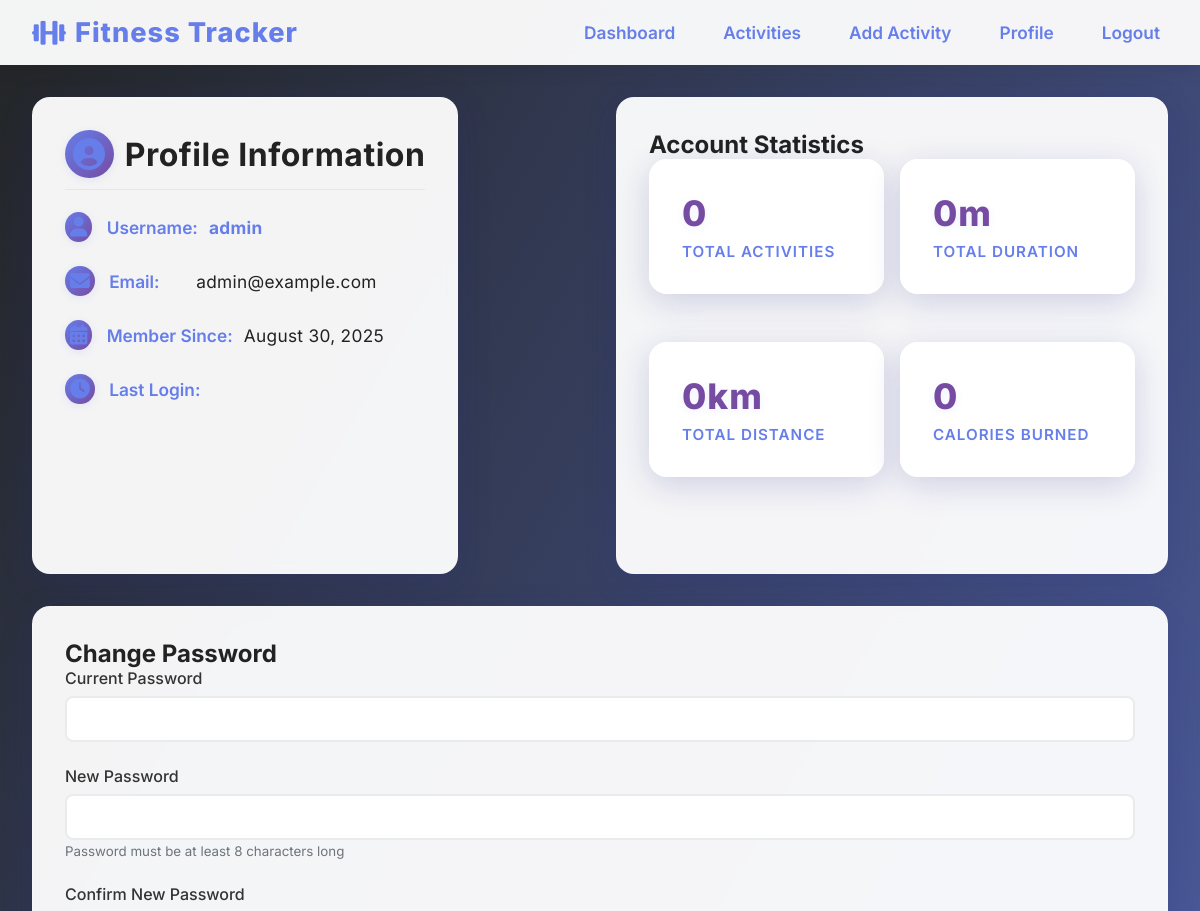
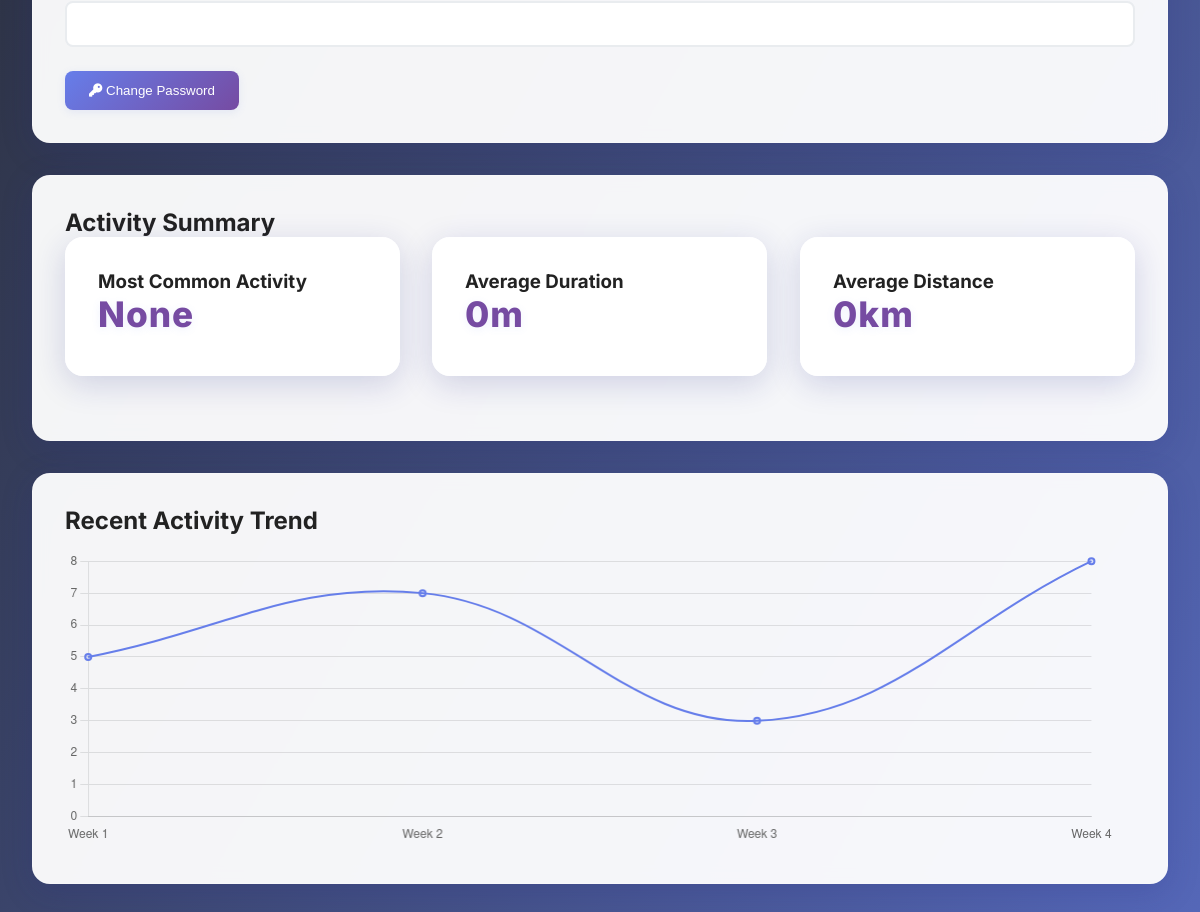
The app's page /profile/ (signed in) with its own data (2 pictures, top to bottom).
### activities/models.py (models this page shows, shortened)
class User(AbstractUser):
    email = models.EmailField(unique=True)
    USERNAME_FIELD = 'username'
    REQUIRED_FIELDS = ['email']

### activities/views_web.py (the view)
@login_required
def profile_view(request):
    try:
        activities = Activity.objects.filter(user=request.user).order_by('-date')
        total_activities = activities.count()
        total_duration = activities.aggregate(Sum('duration'))['duration__sum'] or 0
        total_distance = activities.aggregate(Sum('distance'))['distance__sum'] or 0
        total_calories = activities.aggregate(Sum('calories_burned'))['calories_burned__sum'] or 0
        avg_duration = activities.aggregate(Avg('duration'))['duration__avg'] or 0
        activity_distribution = activities.values('activity_type').annotate(
            count=Count('id')
        ).order_by('-count')
        monthly_data = []
        for i in range(6):
            try:
                month_start = timezone.now().replace(day=1, hour=0, minute=0, second=0, microsecond=0) - timedelta(days=30*i)
                month_end = month_start.replace(day=28) + timedelta(days=4)
                month_end = month_end.replace(day=1) - timedelta(days=1)
                month_activities = activities.filter(date__range=[month_start, month_end])
                month_duration = month_activities.aggregate(Sum('duration'))['duration__sum'] or 0
                monthly_data.append({
                    'month': month_start.strftime('%B %Y'),
                    'duration': month_duration
                })
            except Exception:
                continue
        monthly_data.reverse()
        context = {
            'user': request.user,
            'total_activities': total_activities,
            'total_duration': total_duration,
            'total_distance': total_distance,
            'total_calories': total_calories,
            'avg_duration': round(avg_duration, 1) if avg_duration else 0,
            'activity_distribution': activity_distribution,
            'monthly_data': monthly_data,
        }
    except Exception as e:
        messages.error(request, 'Error loading profile data. Please try again.')
        context = {
            'user': request.user,
            'total_activities': 0,
            'total_duration': 0,
            'total_distance': 0,
            'total_calories': 0,
            'avg_duration': 0,
            'activity_distribution': [],
            'monthly_data': [],
        }
    return render(request, 'profile.html', context)

### templates/profile.html (shortened to what this page needs)
{% extends 'base.html' %}
{% load static %}
{% block content %}
<div class="grid grid-2">
        <div class="card profile-card beautiful-profile bro-glass-card" id="profileCard">
            <h2 class="profile-title bro-animate-title"><i class="fas fa-user-circle bro-icon-accent"></i> Profile Information</h2>
            <div class="profile-info-list">
                <div class="profile-info-item bro-animate-item" style="animation-delay:0.2s;">
                    <span class="profile-label"><i class="fas fa-user bro-icon-accent"></i> Username:</span>
                    <span class="profile-value accent">{{ user.username }}</span>
                </div>
                <div class="profile-info-item bro-animate-item" style="animation-delay:0.4s;">
                    <span class="profile-label"><i class="fas fa-envelope bro-icon-accent"></i> Email:</span>
                    <span class="profile-value">{{ user.email }}</span>
                </div>
                <div class="profile-info-item bro-animate-item" style="animation-delay:0.6s;">
                    <span class="profile-label"><i class="fas fa-calendar-alt bro-icon-accent"></i> Member Since:</span>
                    <span class="profile-value">{{ user.date_joined|date:'F d, Y' }}</span>
                </div>
                <div class="profile-info-item bro-animate-item" style="animation-delay:0.8s;">
                    <span class="profile-label"><i class="fas fa-clock bro-icon-accent"></i> Last Login:</span>
                </div>
            </div>
        </div>
    <div class="card">
        <h2>Account Statistics</h2>
        <div class="stats-grid">
            <div class="stat-card">
                <div class="stat-number">{{ total_activities }}</div>
                <div class="stat-label">Total Activities</div>
            </div>
            <div class="stat-card">
                <div class="stat-number">{{ total_duration }}m</div>
                <div class="stat-label">Total Duration</div>
            </div>
            <div class="stat-card">
                <div class="stat-number">{{ total_distance }}km</div>
                <div class="stat-label">Total Distance</div>
            </div>
            <div class="stat-card">
                <div class="stat-number">{{ total_calories }}</div>
                <div class="stat-label">Calories Burned</div>
            </div>
        </div>
    </div>
</div>
<div class="card">
    <h2>Change Password</h2>
    <form id="changePasswordForm" method="post">
        <div class="form-group">
            <label for="current_password" class="form-label">Current Password</label>
            <input type="password" id="current_password" name="current_password" class="form-input" required>
        </div>
        <div class="form-group">
            <label for="new_password" class="form-label">New Password</label>
            <input type="password" id="new_password" name="new_password" class="form-input" required>
            <small class="text-muted">Password must be at least 8 characters long</small>
        </div>
        <div class="form-group">
            <label for="confirm_password" class="form-label">Confirm New Password</label>
            <input type="password" id="confirm_password" name="confirm_password" class="form-input" required>
        </div>
        <button type="submit" class="btn btn-primary">
            <i class="fas fa-key"></i> Change Password
        </button>
    </form>
</div>
<div class="card">
    <h2>Activity Summary</h2>
    <div class="grid grid-3">
        <div class="stat-card">
            <h3>Most Common Activity</h3>
            <div class="stat-number">{{ most_common_activity|default:"None" }}</div>
        </div>
        <div class="stat-card">
            <h3>Average Duration</h3>
            <div class="stat-number">{{ avg_duration|default:"0" }}m</div>
        </div>
        <div class="stat-card">
            <h3>Average Distance</h3>
            <div class="stat-number">{{ avg_distance|default:"0" }}km</div>
        </div>
    </div>
</div>
<div class="card">
    <h2>Recent Activity Trend</h2>
    <div style="height: 300px; margin-top: 1rem;">
        <canvas id="activityTrendChart"></canvas>
    </div>
</div>
{% endblock %}
{% block extra_js %}
<script>
// Change password form validation
document.getElementById('changePasswordForm').addEventListener('submit', function(e) {
    e.preventDefault();
    const newPassword = document.getElementById('new_password').value;
    const confirmPassword = document.getElementById('confirm_password').value;
    if (newPassword !== confirmPassword) {
        showAlert('New passwords do not match!', 'error');
        return;
    }
    if (newPassword.length < 8) {
        showAlert('Password must be at least 8 characters long!', 'error');
        return;
    }
    const submitBtn = this.querySelector('button[type="submit"]');
    const originalText = showLoading(submitBtn);
    // Submit form
    this.submit();
});
// Real-time password confirmation validation
document.getElementById('confirm_password').addEventListener('input', function() {
    const newPassword = document.getElementById('new_password').value;
    const confirmPassword = this.value;
    if (confirmPassword && newPassword !== confirmPassword) {
        this.style.borderColor = '#dc3545';
    } else {
        this.style.borderColor = '#e9ecef';
    }
});
// Activity trend chart
function createActivityTrendChart() {
    const ctx = document.getElementById('activityTrendChart').getContext('2d');
    // Sample data - replace with real data from API
    const trendData = {
        labels: ['Week 1', 'Week 2', 'Week 3', 'Week 4'],
        datasets: [{
            label: 'Activities per Week',
            data: [5, 7, 3, 8],
            backgroundColor: 'rgba(102, 126, 234, 0.2)',
            borderColor: 'rgba(102, 126, 234, 1)',
            borderWidth: 2,
            tension: 0.4
        }]
    };
    new Chart(ctx, {
        type: 'line',
        data: trendData,
        options: {
            responsive: true,
            maintainAspectRatio: false,
            plugins: {
                legend: {
                    display: false
                }
            },
            scales: {
                y: {
                    beginAtZero: true,
                    grid: {
                        color: 'rgba(0, 0, 0, 0.1)'
                    }
                },
                x: {
                    grid: {
                        display: false
                    }
                }
            }
        }
    });
}
// Initialize page
document.addEventListener('DOMContentLoaded', function() {
    createActivityTrendChart();
});
</script>
{% endblock %}

### templates/base.html (shortened to what this page needs)
<!DOCTYPE html>
<html lang="en">
<head>
    <link href="https://cdnjs.cloudflare.com/ajax/libs/font-awesome/6.0.0/css/all.min.css" rel="stylesheet">
    {% load static %}
    <link href="{% static 'css/style.css' %}" rel="stylesheet">
</head>
<body>
    <nav class="navbar">
            <div class="container">
                <div class="navbar-content">
                    <a href="{% if user.is_authenticated %}{% url 'dashboard' %}{% else %}{% url 'landing' %}{% endif %}" class="logo animated-logo">
                        <i class="fas fa-dumbbell"></i> Fitness Tracker
                    </a>
                    {% if user.is_authenticated %}
                    <ul class="nav-links animated-nav">
                        <li><a href="{% url 'dashboard' %}" class="nav-link">Dashboard</a></li>
                        <li><a href="{% url 'activities' %}" class="nav-link">Activities</a></li>
                        <li><a href="{% url 'add_activity' %}" class="nav-link">Add Activity</a></li>
                        <li><a href="{% url 'profile' %}" class="nav-link">Profile</a></li>
                        <li><a href="{% url 'logout' %}" class="nav-link">Logout</a></li>
                    </ul>
                    {% else %}
                    <ul class="nav-links animated-nav">
                        <li><a href="{% url 'login' %}" class="nav-link">Login</a></li>
                        <li><a href="{% url 'register' %}" class="nav-link">Register</a></li>
                    </ul>
                    {% endif %}
                </div>
            </div>
    </nav>
    <main class="main-content">
        <div class="container">
            {% block content %}{% endblock %}
        </div>
    </main>
    {% block extra_js %}{% endblock %}
</body>
</html>

### records on screen
User: username "admin", email "admin@example.com", date_joined "August 30, 2025"

### other values on screen
{{ total_activities }} "0"
{{ total_duration }} "0"
{{ total_distance }} "0"
{{ total_calories }} "0"
{{ most_common_activity|default:"None" }} "None"
{{ avg_duration|default:"0" }} "0"
{{ avg_distance|default:"0" }} "0"
